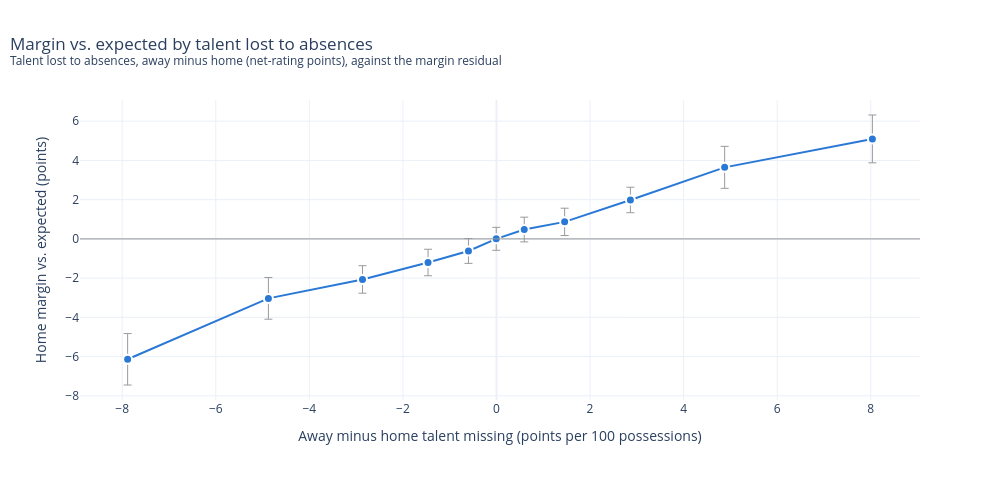

Notebook source saved alongside this figure:
### Code cell
plot_talent_missing(res, [-30, -6, -4, -2, -1, -0.25, 0.25, 1, 2, 4, 6, 30]).show()

### Figure 1 — Plotly figure (JSON) as saved in the notebook; plotly's stock layout.template omitted (floating-point values rounded to 4 significant figures)
{"data": [{"customdata": [405, 591, 1428, 1387, 1638, 1908, 1747, 1438, 1535, 685, 447], "error_y": {"array": [1.311, 1.063, 0.701, 0.6758, 0.6329, 0.5856, 0.6305, 0.6962, 0.6495, 1.07, 1.219], "color": "#9a9a9a", "thickness": 1, "type": "data"}, "hovertemplate": "Away minus home talent missing %{x:+.1f}<br>Home margin %{y:+.2f} vs. expected (%{customdata:,} games)<extra></extra>", "line": {"color": "#2a78d6", "width": 2}, "marker": {"color": "#2a78d6", "line": {"color": "white", "width": 2}, "size": 9}, "mode": "lines+markers", "type": "scatter", "x": [-7.884, -4.875, -2.864, -1.462, -0.5987, -0.004659, 0.5934, 1.457, 2.863, 4.877, 8.034], "y": [-6.137, -3.032, -2.068, -1.204, -0.6158, 0.003318, 0.4767, 0.8674, 1.984, 3.647, 5.096]}], "layout": {"height": 480, "hoverlabel": {"bgcolor": "white"}, "shapes": [{"line": {"color": "#9a9a9a", "width": 1}, "type": "line", "x0": 0, "x1": 1, "xref": "x domain", "y0": 0, "y1": 0, "yref": "y"}], "title": {"text": "Margin vs. expected by talent lost to absences<br><sup>Talent lost to absences, away minus home (net-rating points), against the margin residual</sup>", "x": 0.01}, "width": 1000, "xaxis": {"title": {"text": "Away minus home talent missing (points per 100 possessions)"}}, "yaxis": {"title": {"text": "Home margin vs. expected (points)"}}}}
